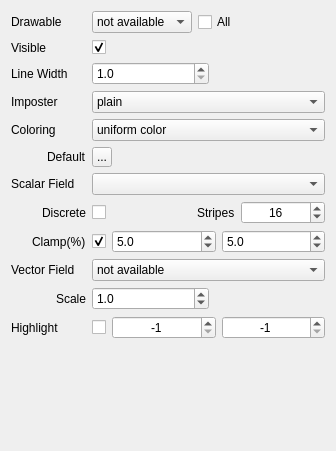
<?xml version="1.0" encoding="UTF-8"?>
<ui version="4.0">
 <class>WidgetLinesDrawable</class>
 <widget class="QWidget" name="WidgetLinesDrawable">
  <property name="geometry">
   <rect>
    <x>0</x>
    <y>0</y>
    <width>336</width>
    <height>451</height>
   </rect>
  </property>
  <property name="sizePolicy">
   <sizepolicy hsizetype="Preferred" vsizetype="Minimum">
    <horstretch>0</horstretch>
    <verstretch>0</verstretch>
   </sizepolicy>
  </property>
  <property name="minimumSize">
   <size>
    <width>50</width>
    <height>0</height>
   </size>
  </property>
  <property name="windowTitle">
   <string>Surface mesh renderer</string>
  </property>
  <property name="locale">
   <locale language="English" country="UnitedStates"/>
  </property>
  <layout class="QVBoxLayout" name="verticalLayout">
   <item>
    <layout class="QGridLayout" name="gridLayout">
     <item row="0" column="0">
      <widget class="QLabel" name="labelDrawableName">
       <property name="maximumSize">
        <size>
         <width>16777215</width>
         <height>20</height>
        </size>
       </property>
       <property name="text">
        <string>Drawable</string>
       </property>
      </widget>
     </item>
     <item row="0" column="1">
      <widget class="QComboBox" name="comboBoxDrawables">
       <property name="toolTip">
        <string>Select the drawable to be visualized</string>
       </property>
       <item>
        <property name="text">
         <string>not available</string>
        </property>
       </item>
      </widget>
     </item>
     <item row="0" column="2">
      <widget class="QCheckBox" name="checkBoxApplyToAll">
       <property name="toolTip">
        <string>Apply changes to all related drawables, e.g. all edges:* drawables</string>
       </property>
       <property name="text">
        <string>All</string>
       </property>
      </widget>
     </item>
     <item row="1" column="0">
      <widget class="QLabel" name="labelVisible">
       <property name="maximumSize">
        <size>
         <width>16777215</width>
         <height>20</height>
        </size>
       </property>
       <property name="text">
        <string>Visible</string>
       </property>
      </widget>
     </item>
     <item row="1" column="1">
      <widget class="QCheckBox" name="checkBoxVisible">
       <property name="toolTip">
        <string>Show/Hide this drawable</string>
       </property>
       <property name="text">
        <string/>
       </property>
       <property name="checked">
        <bool>true</bool>
       </property>
      </widget>
     </item>
     <item row="1" column="2">
      <spacer name="spacerVisible">
       <property name="orientation">
        <enum>Qt::Horizontal</enum>
       </property>
       <property name="sizeHint" stdset="0">
        <size>
         <width>128</width>
         <height>17</height>
        </size>
       </property>
      </spacer>
     </item>
     <item row="2" column="0">
      <widget class="QLabel" name="labelLineWidth">
       <property name="text">
        <string>Line Width</string>
       </property>
      </widget>
     </item>
     <item row="2" column="1" colspan="2">
      <layout class="QHBoxLayout" name="horizontalLayoutPhone">
       <property name="spacing">
        <number>-1</number>
       </property>
       <item>
        <widget class="QDoubleSpinBox" name="doubleSpinBoxLineWidth">
         <property name="sizePolicy">
          <sizepolicy hsizetype="Expanding" vsizetype="Preferred">
           <horstretch>0</horstretch>
           <verstretch>0</verstretch>
          </sizepolicy>
         </property>
         <property name="minimumSize">
          <size>
           <width>60</width>
           <height>0</height>
          </size>
         </property>
         <property name="decimals">
          <number>1</number>
         </property>
         <property name="minimum">
          <double>1.000000000000000</double>
         </property>
         <property name="value">
          <double>1.000000000000000</double>
         </property>
        </widget>
       </item>
       <item>
        <spacer name="spacerThickness">
         <property name="orientation">
          <enum>Qt::Horizontal</enum>
         </property>
         <property name="sizeType">
          <enum>QSizePolicy::MinimumExpanding</enum>
         </property>
         <property name="sizeHint" stdset="0">
          <size>
           <width>0</width>
           <height>0</height>
          </size>
         </property>
        </spacer>
       </item>
      </layout>
     </item>
     <item row="3" column="0">
      <widget class="QLabel" name="labelImposterStyle">
       <property name="text">
        <string>Imposter</string>
       </property>
      </widget>
     </item>
     <item row="3" column="1" colspan="2">
      <widget class="QComboBox" name="comboBoxImposterStyle">
       <property name="toolTip">
        <string>Select how color is assigned to each face</string>
       </property>
       <item>
        <property name="text">
         <string>plain</string>
        </property>
       </item>
       <item>
        <property name="text">
         <string>cylinder</string>
        </property>
       </item>
       <item>
        <property name="text">
         <string>cone</string>
        </property>
       </item>
      </widget>
     </item>
     <item row="4" column="0">
      <widget class="QLabel" name="labelColorScheme">
       <property name="text">
        <string>Coloring</string>
       </property>
      </widget>
     </item>
     <item row="4" column="1" colspan="2">
      <widget class="QComboBox" name="comboBoxColorScheme">
       <property name="toolTip">
        <string>Select how color is assigned to each face</string>
       </property>
       <item>
        <property name="text">
         <string>uniform color</string>
        </property>
       </item>
       <item>
        <property name="text">
         <string>use color property</string>
        </property>
       </item>
      </widget>
     </item>
     <item row="5" column="0">
      <layout class="QHBoxLayout" name="horizontalLayoutLabelDefaultColor">
       <item>
        <spacer name="horizontalSpaceLabelDefaultColor">
         <property name="orientation">
          <enum>Qt::Horizontal</enum>
         </property>
         <property name="sizeHint" stdset="0">
          <size>
           <width>13</width>
           <height>19</height>
          </size>
         </property>
        </spacer>
       </item>
       <item alignment="Qt::AlignRight">
        <widget class="QLabel" name="labelDefaultColor">
         <property name="text">
          <string>Default</string>
         </property>
        </widget>
       </item>
      </layout>
     </item>
     <item row="5" column="1" colspan="2">
      <layout class="QHBoxLayout" name="horizontalLayoutDefaultColor">
       <property name="spacing">
        <number>0</number>
       </property>
       <item>
        <widget class="QToolButton" name="toolButtonDefaultColor">
         <property name="minimumSize">
          <size>
           <width>20</width>
           <height>20</height>
          </size>
         </property>
         <property name="maximumSize">
          <size>
           <width>20</width>
           <height>20</height>
          </size>
         </property>
         <property name="toolTip">
          <string>Click to set a uniform color for this drawable</string>
         </property>
         <property name="text">
          <string>...</string>
         </property>
         <property name="icon">
          <iconset>
           <normaloff>../Resources/icons/transparency.png</normaloff>../Resources/icons/transparency.png</iconset>
         </property>
         <property name="iconSize">
          <size>
           <width>20</width>
           <height>20</height>
          </size>
         </property>
        </widget>
       </item>
       <item>
        <spacer name="spacer">
         <property name="orientation">
          <enum>Qt::Horizontal</enum>
         </property>
         <property name="sizeType">
          <enum>QSizePolicy::MinimumExpanding</enum>
         </property>
         <property name="sizeHint" stdset="0">
          <size>
           <width>0</width>
           <height>0</height>
          </size>
         </property>
        </spacer>
       </item>
      </layout>
     </item>
     <item row="6" column="0">
      <widget class="QLabel" name="labelScalarFieldStyle">
       <property name="sizePolicy">
        <sizepolicy hsizetype="Preferred" vsizetype="Preferred">
         <horstretch>0</horstretch>
         <verstretch>0</verstretch>
        </sizepolicy>
       </property>
       <property name="text">
        <string>Scalar Field</string>
       </property>
      </widget>
     </item>
     <item row="6" column="1" colspan="2">
      <widget class="QComboBox" name="comboBoxScalarFieldStyle">
       <property name="sizePolicy">
        <sizepolicy hsizetype="Expanding" vsizetype="Preferred">
         <horstretch>0</horstretch>
         <verstretch>0</verstretch>
        </sizepolicy>
       </property>
       <property name="minimumSize">
        <size>
         <width>20</width>
         <height>22</height>
        </size>
       </property>
      </widget>
     </item>
     <item row="7" column="0">
      <layout class="QHBoxLayout" name="horizontalLayoutLabelClamp_4">
       <item>
        <spacer name="horizontalSpacerLabelClamp_4">
         <property name="orientation">
          <enum>Qt::Horizontal</enum>
         </property>
         <property name="sizeHint" stdset="0">
          <size>
           <width>12</width>
           <height>19</height>
          </size>
         </property>
        </spacer>
       </item>
       <item>
        <widget class="QLabel" name="labelScalarFieldDiscrete">
         <property name="sizePolicy">
          <sizepolicy hsizetype="Preferred" vsizetype="Preferred">
           <horstretch>0</horstretch>
           <verstretch>0</verstretch>
          </sizepolicy>
         </property>
         <property name="text">
          <string>Discrete</string>
         </property>
        </widget>
       </item>
      </layout>
     </item>
     <item row="7" column="1" colspan="2">
      <layout class="QHBoxLayout" name="horizontalLayout">
       <item>
        <widget class="QCheckBox" name="checkBoxScalarFieldDiscrete">
         <property name="text">
          <string/>
         </property>
        </widget>
       </item>
       <item>
        <spacer name="horizontalSpacer_2">
         <property name="orientation">
          <enum>Qt::Horizontal</enum>
         </property>
         <property name="sizeType">
          <enum>QSizePolicy::MinimumExpanding</enum>
         </property>
         <property name="sizeHint" stdset="0">
          <size>
           <width>10</width>
           <height>20</height>
          </size>
         </property>
        </spacer>
       </item>
       <item>
        <widget class="QLabel" name="labelScalarFieldStripes">
         <property name="sizePolicy">
          <sizepolicy hsizetype="Preferred" vsizetype="Preferred">
           <horstretch>0</horstretch>
           <verstretch>0</verstretch>
          </sizepolicy>
         </property>
         <property name="text">
          <string>Stripes</string>
         </property>
        </widget>
       </item>
       <item>
        <widget class="QSpinBox" name="spinBoxScalarFieldNumStrips">
         <property name="sizePolicy">
          <sizepolicy hsizetype="Expanding" vsizetype="Preferred">
           <horstretch>0</horstretch>
           <verstretch>0</verstretch>
          </sizepolicy>
         </property>
         <property name="minimumSize">
          <size>
           <width>60</width>
           <height>0</height>
          </size>
         </property>
         <property name="toolTip">
          <string>The number of discrete colors.</string>
         </property>
         <property name="alignment">
          <set>Qt::AlignCenter</set>
         </property>
         <property name="minimum">
          <number>4</number>
         </property>
         <property name="maximum">
          <number>128</number>
         </property>
         <property name="singleStep">
          <number>4</number>
         </property>
         <property name="value">
          <number>16</number>
         </property>
        </widget>
       </item>
      </layout>
     </item>
     <item row="8" column="0">
      <layout class="QHBoxLayout" name="horizontalLayoutLabelClamp">
       <item>
        <spacer name="horizontalSpacerLabelClamp">
         <property name="orientation">
          <enum>Qt::Horizontal</enum>
         </property>
         <property name="sizeHint" stdset="0">
          <size>
           <width>12</width>
           <height>19</height>
          </size>
         </property>
        </spacer>
       </item>
       <item>
        <widget class="QLabel" name="labelScalarFieldClamp">
         <property name="sizePolicy">
          <sizepolicy hsizetype="Preferred" vsizetype="Preferred">
           <horstretch>0</horstretch>
           <verstretch>0</verstretch>
          </sizepolicy>
         </property>
         <property name="text">
          <string>Clamp(%)</string>
         </property>
        </widget>
       </item>
      </layout>
     </item>
     <item row="8" column="1" colspan="2">
      <layout class="QHBoxLayout" name="horizontalLayout_2">
       <item>
        <widget class="QCheckBox" name="checkBoxScalarFieldClamp">
         <property name="toolTip">
          <string>Check to clamp the specified percent of lower and upper values.</string>
         </property>
         <property name="text">
          <string/>
         </property>
         <property name="checked">
          <bool>true</bool>
         </property>
        </widget>
       </item>
       <item>
        <widget class="QDoubleSpinBox" name="doubleSpinBoxScalarFieldClampLower">
         <property name="sizePolicy">
          <sizepolicy hsizetype="Expanding" vsizetype="Preferred">
           <horstretch>0</horstretch>
           <verstretch>0</verstretch>
          </sizepolicy>
         </property>
         <property name="minimumSize">
          <size>
           <width>60</width>
           <height>0</height>
          </size>
         </property>
         <property name="decimals">
          <number>1</number>
         </property>
         <property name="value">
          <double>5.000000000000000</double>
         </property>
        </widget>
       </item>
       <item>
        <widget class="QDoubleSpinBox" name="doubleSpinBoxScalarFieldClampUpper">
         <property name="sizePolicy">
          <sizepolicy hsizetype="Expanding" vsizetype="Preferred">
           <horstretch>0</horstretch>
           <verstretch>0</verstretch>
          </sizepolicy>
         </property>
         <property name="minimumSize">
          <size>
           <width>60</width>
           <height>0</height>
          </size>
         </property>
         <property name="decimals">
          <number>1</number>
         </property>
         <property name="value">
          <double>5.000000000000000</double>
         </property>
        </widget>
       </item>
      </layout>
     </item>
     <item row="9" column="0">
      <widget class="QLabel" name="labelVectorField">
       <property name="sizePolicy">
        <sizepolicy hsizetype="Preferred" vsizetype="Preferred">
         <horstretch>0</horstretch>
         <verstretch>0</verstretch>
        </sizepolicy>
       </property>
       <property name="minimumSize">
        <size>
         <width>75</width>
         <height>22</height>
        </size>
       </property>
       <property name="text">
        <string>Vector Field</string>
       </property>
      </widget>
     </item>
     <item row="9" column="1" colspan="2">
      <widget class="QComboBox" name="comboBoxVectorField">
       <property name="toolTip">
        <string>Select the drawable to be visualized</string>
       </property>
       <item>
        <property name="text">
         <string>not available</string>
        </property>
       </item>
      </widget>
     </item>
     <item row="10" column="0">
      <layout class="QHBoxLayout" name="horizontalLayoutScale">
       <item>
        <spacer name="horizontalSpacerVectorFieldLabelScale">
         <property name="orientation">
          <enum>Qt::Horizontal</enum>
         </property>
         <property name="sizeHint" stdset="0">
          <size>
           <width>13</width>
           <height>19</height>
          </size>
         </property>
        </spacer>
       </item>
       <item alignment="Qt::AlignRight">
        <widget class="QLabel" name="labelVectorFieldScale">
         <property name="text">
          <string>Scale</string>
         </property>
        </widget>
       </item>
      </layout>
     </item>
     <item row="10" column="1" colspan="2">
      <layout class="QHBoxLayout" name="horizontalLayoutVectorFieldScale">
       <property name="spacing">
        <number>0</number>
       </property>
       <item>
        <widget class="QDoubleSpinBox" name="doubleSpinBoxVectorFieldScale">
         <property name="sizePolicy">
          <sizepolicy hsizetype="Expanding" vsizetype="Preferred">
           <horstretch>0</horstretch>
           <verstretch>0</verstretch>
          </sizepolicy>
         </property>
         <property name="minimumSize">
          <size>
           <width>60</width>
           <height>0</height>
          </size>
         </property>
         <property name="toolTip">
          <string>Adjust the length of the vectors.
The scale is relative to the average edge length of the model.</string>
         </property>
         <property name="decimals">
          <number>1</number>
         </property>
         <property name="minimum">
          <double>0.100000000000000</double>
         </property>
         <property name="maximum">
          <double>50.000000000000000</double>
         </property>
         <property name="singleStep">
          <double>0.100000000000000</double>
         </property>
         <property name="value">
          <double>1.000000000000000</double>
         </property>
        </widget>
       </item>
       <item>
        <spacer name="spacerVectorFieldScale">
         <property name="orientation">
          <enum>Qt::Horizontal</enum>
         </property>
         <property name="sizeType">
          <enum>QSizePolicy::MinimumExpanding</enum>
         </property>
         <property name="sizeHint" stdset="0">
          <size>
           <width>0</width>
           <height>0</height>
          </size>
         </property>
        </spacer>
       </item>
      </layout>
     </item>
     <item row="11" column="0">
      <widget class="QLabel" name="labelHighlight">
       <property name="text">
        <string>Highlight</string>
       </property>
      </widget>
     </item>
     <item row="11" column="1" colspan="2">
      <layout class="QHBoxLayout" name="horizontalLayout_3">
       <item>
        <widget class="QCheckBox" name="checkBoxHighlight">
         <property name="text">
          <string/>
         </property>
        </widget>
       </item>
       <item>
        <widget class="QSpinBox" name="spinBoxHighlightMin">
         <property name="sizePolicy">
          <sizepolicy hsizetype="Expanding" vsizetype="Preferred">
           <horstretch>0</horstretch>
           <verstretch>0</verstretch>
          </sizepolicy>
         </property>
         <property name="minimumSize">
          <size>
           <width>60</width>
           <height>0</height>
          </size>
         </property>
         <property name="toolTip">
          <string>The lower bound of the triangle range to be highlighted.</string>
         </property>
         <property name="alignment">
          <set>Qt::AlignCenter</set>
         </property>
         <property name="minimum">
          <number>-1</number>
         </property>
         <property name="maximum">
          <number>999999999</number>
         </property>
         <property name="value">
          <number>-1</number>
         </property>
        </widget>
       </item>
       <item>
        <widget class="QSpinBox" name="spinBoxHighlightMax">
         <property name="sizePolicy">
          <sizepolicy hsizetype="Expanding" vsizetype="Preferred">
           <horstretch>0</horstretch>
           <verstretch>0</verstretch>
          </sizepolicy>
         </property>
         <property name="minimumSize">
          <size>
           <width>60</width>
           <height>0</height>
          </size>
         </property>
         <property name="toolTip">
          <string>The upper bound of the triangle range to be highlighted.</string>
         </property>
         <property name="alignment">
          <set>Qt::AlignCenter</set>
         </property>
         <property name="minimum">
          <number>-1</number>
         </property>
         <property name="maximum">
          <number>999999999</number>
         </property>
         <property name="value">
          <number>-1</number>
         </property>
        </widget>
       </item>
      </layout>
     </item>
    </layout>
   </item>
   <item>
    <spacer name="verticalSpacer">
     <property name="orientation">
      <enum>Qt::Vertical</enum>
     </property>
     <property name="sizeType">
      <enum>QSizePolicy::Expanding</enum>
     </property>
     <property name="sizeHint" stdset="0">
      <size>
       <width>20</width>
       <height>5</height>
      </size>
     </property>
    </spacer>
   </item>
  </layout>
 </widget>
 <tabstops>
  <tabstop>comboBoxDrawables</tabstop>
  <tabstop>checkBoxVisible</tabstop>
  <tabstop>doubleSpinBoxLineWidth</tabstop>
  <tabstop>comboBoxImposterStyle</tabstop>
  <tabstop>comboBoxColorScheme</tabstop>
  <tabstop>toolButtonDefaultColor</tabstop>
  <tabstop>comboBoxScalarFieldStyle</tabstop>
  <tabstop>checkBoxScalarFieldDiscrete</tabstop>
  <tabstop>spinBoxScalarFieldNumStrips</tabstop>
  <tabstop>checkBoxScalarFieldClamp</tabstop>
  <tabstop>doubleSpinBoxScalarFieldClampLower</tabstop>
  <tabstop>doubleSpinBoxScalarFieldClampUpper</tabstop>
  <tabstop>comboBoxVectorField</tabstop>
  <tabstop>doubleSpinBoxVectorFieldScale</tabstop>
  <tabstop>checkBoxHighlight</tabstop>
  <tabstop>spinBoxHighlightMin</tabstop>
  <tabstop>spinBoxHighlightMax</tabstop>
 </tabstops>
 <resources/>
 <connections/>
</ui>
